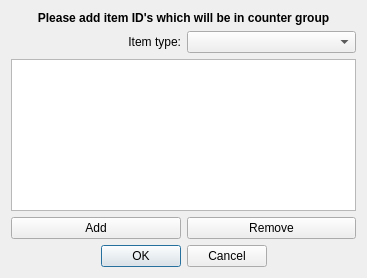
<?xml version="1.0" encoding="UTF-8"?>
<ui version="4.0">
 <class>CustomCounterGUI</class>
 <widget class="QDialog" name="CustomCounterGUI">
  <property name="geometry">
   <rect>
    <x>0</x>
    <y>0</y>
    <width>367</width>
    <height>278</height>
   </rect>
  </property>
  <property name="minimumSize">
   <size>
    <width>367</width>
    <height>278</height>
   </size>
  </property>
  <property name="windowTitle">
   <string>Custom Counter</string>
  </property>
  <property name="windowIcon">
   <iconset resource="../../_resources/editor.qrc">
    <normaloff>:/images/tileset_box.png</normaloff>:/images/tileset_box.png</iconset>
  </property>
  <layout class="QGridLayout" name="gridLayout">
   <item row="0" column="0" colspan="2">
    <widget class="QLabel" name="label_2">
     <property name="font">
      <font>
       <weight>75</weight>
       <bold>true</bold>
      </font>
     </property>
     <property name="text">
      <string>Please add item ID's which will be in counter group</string>
     </property>
     <property name="alignment">
      <set>Qt::AlignHCenter|Qt::AlignTop</set>
     </property>
     <property name="wordWrap">
      <bool>true</bool>
     </property>
    </widget>
   </item>
   <item row="1" column="0">
    <widget class="QLabel" name="label">
     <property name="text">
      <string>Item type:</string>
     </property>
     <property name="alignment">
      <set>Qt::AlignRight|Qt::AlignTrailing|Qt::AlignVCenter</set>
     </property>
    </widget>
   </item>
   <item row="1" column="1">
    <widget class="QComboBox" name="ItemType"/>
   </item>
   <item row="2" column="0" colspan="2">
    <widget class="QListWidget" name="ItemList">
     <property name="editTriggers">
      <set>QAbstractItemView::NoEditTriggers</set>
     </property>
     <property name="dragDropMode">
      <enum>QAbstractItemView::NoDragDrop</enum>
     </property>
     <property name="sortingEnabled">
      <bool>true</bool>
     </property>
    </widget>
   </item>
   <item row="3" column="0">
    <widget class="QPushButton" name="AddItem">
     <property name="text">
      <string>Add</string>
     </property>
    </widget>
   </item>
   <item row="3" column="1">
    <widget class="QPushButton" name="RemoveItem">
     <property name="text">
      <string>Remove</string>
     </property>
    </widget>
   </item>
   <item row="4" column="0" colspan="2">
    <widget class="QDialogButtonBox" name="buttonBox">
     <property name="standardButtons">
      <set>QDialogButtonBox::Cancel|QDialogButtonBox::Ok</set>
     </property>
     <property name="centerButtons">
      <bool>true</bool>
     </property>
    </widget>
   </item>
  </layout>
 </widget>
 <resources>
  <include location="../../_resources/editor.qrc"/>
 </resources>
 <connections/>
</ui>
